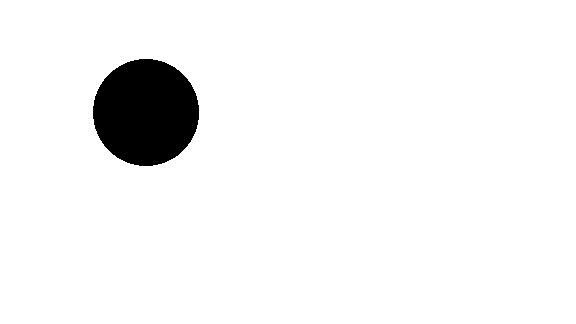
#> input picture motion1.jpg, 576 x 324 px, found by its file name; the run also reads 1 picture not shown here
$ python motion_basic.py   (older library calls are emulated)
#> lines starting #> are read from the running program, lines starting #| are printed output that depends on the picture
import cv2
import numpy as np
import matplotlib.pyplot as plt

# Load your first image
img1 = cv2.imread('motion1.jpg', cv2.IMREAD_GRAYSCALE).astype(np.float32)
#> img1: shape (324, 576) float32; min 0, max 255, mean 242.8

# Synthetically create a shifted frame (by 5 pixels right)
M = np.float32([[1, 0, 5], [0, 1, 0]])
img2 = cv2.imread('motion2.jpg', cv2.IMREAD_GRAYSCALE).astype(np.float32)

gray1 = img1
gray2 = img2

# Gradients
Ix = cv2.Sobel(gray1, cv2.CV_32F, 1, 0, ksize=3)
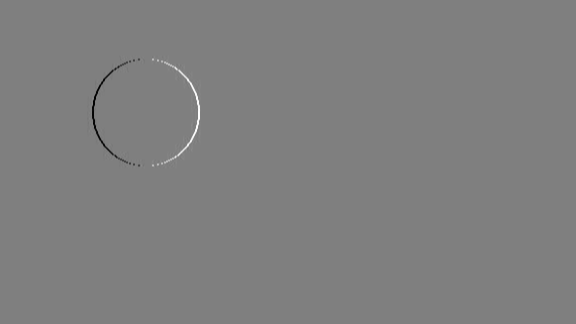
#> Ix: shape (324, 576) float32; min -1020, max 1018, mean 0; drawn with min black and max white
Iy = cv2.Sobel(gray1, cv2.CV_32F, 0, 1, ksize=3)
It = gray2 - gray1
#> It: shape (324, 576) float32; every value is 0

#Plot
plt.figure(figsize=(12,4))

plt.subplot(1, 3, 1)
plt.title('Ix (Sobel X)')
plt.imshow(Ix, cmap='seismic', vmin=-np.max(np.abs(Ix)), vmax=np.max(np.abs(Ix)))
plt.axis('off')
plt.colorbar(fraction=0.046, pad=0.04)

plt.subplot(1, 3, 2)
plt.title('Iy (Sobel Y)')
plt.imshow(Iy, cmap='seismic', vmin=-np.max(np.abs(Iy)), vmax=np.max(np.abs(Iy)))
plt.axis('off')
plt.colorbar(fraction=0.046, pad=0.04)

plt.subplot(1, 3, 3)
plt.title('It (Temporal Diff)')
plt.imshow(It, cmap='bwr', vmin=-np.max(np.abs(It)), vmax=np.max(np.abs(It)))
plt.axis('off')
plt.colorbar(fraction=0.046, pad=0.04)

plt.tight_layout()
plt.show()
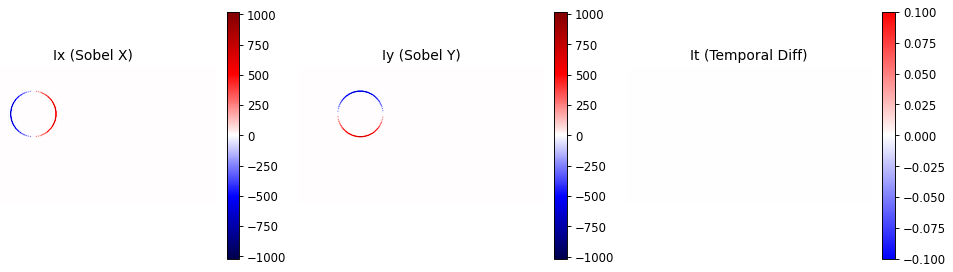
#> figure drawn by matplotlib, 6 panels

step = 5
win_size = 10
h, w = gray1.shape
#> h = 324; w = 576
output = cv2.cvtColor(gray2.astype(np.uint8), cv2.COLOR_GRAY2BGR)
#> output is the input picture: shape (324, 576, 3); min 0, max 255, mean 242.8

count = 0

for y in range(step//2, h-step//2, step):
    for x in range(step//2, w-step//2, step):
        x0, y0 = x, y
        x1 = x0 - win_size//2
        x2 = x0 + win_size//2 + 1
        y1 = y0 - win_size//2
        y2 = y0 + win_size//2 + 1

        if x1 < 0 or x2 > w or y1 < 0 or y2 > h:
            continue

        Ix_win = Ix[y1:y2, x1:x2].flatten()
        Iy_win = Iy[y1:y2, x1:x2].flatten()
        It_win = It[y1:y2, x1:x2].flatten()

        A = np.vstack((Ix_win, Iy_win)).T
        b = -It_win

        ATA = A.T @ A
        if np.linalg.cond(ATA) < 1e4:
            nu = np.linalg.inv(ATA) @ (A.T @ b)
            dx, dy = nu[0], nu[1]
            if np.hypot(dx, dy) > 0.5:
                pt1 = (int(x0), int(y0))
                pt2 = (int(x0 + dx), int(y0 + dy))
                cv2.arrowedLine(output, pt1, pt2, color=(0, 255, 0), thickness=10, tipLength=0.4)
                count += 1
#> after the loop, count = 0


if count == 0:
    print("No flow detected! Try a larger shift or check your images.")

cv2.imshow('Windowed Optical Flow (Basic Lucas-Kanade)', output)
cv2.waitKey(0)
cv2.destroyAllWindows()
